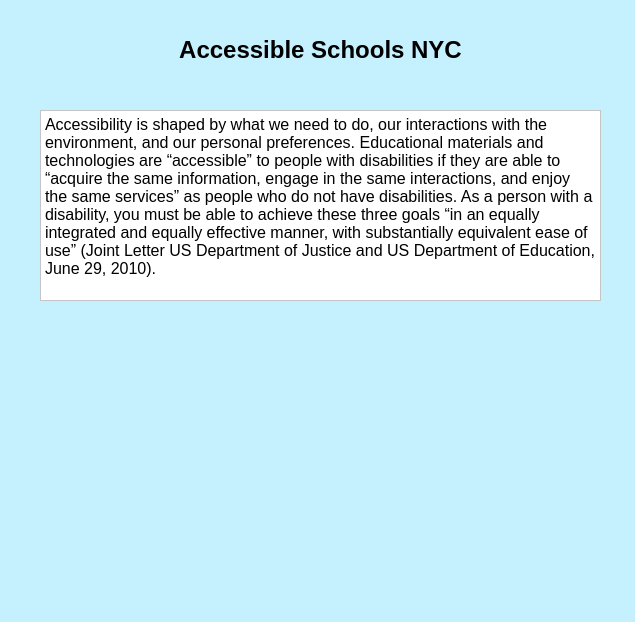
<?xml version="1.0" encoding="UTF-8"?>
<ui version="4.0">
 <class>Pesform</class>
 <widget class="QDialog" name="Pesform">
  <property name="geometry">
   <rect>
    <x>0</x>
    <y>0</y>
    <width>635</width>
    <height>622</height>
   </rect>
  </property>
  <property name="windowTitle">
   <string>Dialog</string>
  </property>
  <property name="styleSheet">
   <string notr="true">background-color: rgb(197, 241, 255)</string>
  </property>
  <widget class="QLabel" name="label_3">
   <property name="geometry">
    <rect>
     <x>30</x>
     <y>20</y>
     <width>581</width>
     <height>61</height>
    </rect>
   </property>
   <property name="styleSheet">
    <string notr="true">font: 14pt &quot;Georgia&quot;;</string>
   </property>
   <property name="text">
    <string>&lt;h1 style=&quot;text-align:center;&quot;&gt;Accessible Schools NYC&lt;/h1&gt;</string>
   </property>
  </widget>
  <widget class="QTextEdit" name="textEdit">
   <property name="geometry">
    <rect>
     <x>40</x>
     <y>110</y>
     <width>561</width>
     <height>191</height>
    </rect>
   </property>
   <property name="styleSheet">
    <string notr="true">background-color: rgb(255, 255, 255);
font: 12pt &quot;Georgia&quot;;
text-align:center;</string>
   </property>
   <property name="html">
    <string>&lt;!DOCTYPE HTML PUBLIC &quot;-//W3C//DTD HTML 4.0//EN&quot; &quot;http://www.w3.org/TR/REC-html40/strict.dtd&quot;&gt;
&lt;html&gt;&lt;head&gt;&lt;meta name=&quot;qrichtext&quot; content=&quot;1&quot; /&gt;&lt;meta charset=&quot;utf-8&quot; /&gt;&lt;style type=&quot;text/css&quot;&gt;
p, li { white-space: pre-wrap; }
&lt;/style&gt;&lt;/head&gt;&lt;body style=&quot; font-family:'Georgia'; font-size:12pt; font-weight:400; font-style:normal;&quot;&gt;
&lt;p style=&quot; margin-top:0px; margin-bottom:0px; margin-left:0px; margin-right:0px; -qt-block-indent:0; text-indent:0px;&quot;&gt;Accessibility is shaped by what we need to do, our interactions with the environment, and our personal preferences. Educational materials and technologies are “accessible” to people with disabilities if they are able to “acquire the same information, engage in the same interactions, and enjoy the same services” as people who do not have disabilities. As a person with a disability, you must be able to achieve these three goals “in an equally integrated and equally effective manner, with substantially equivalent ease of use” (Joint Letter US Department of Justice and US Department of Education, June 29, 2010).&lt;/p&gt;
&lt;p style=&quot;-qt-paragraph-type:empty; margin-top:0px; margin-bottom:0px; margin-left:0px; margin-right:0px; -qt-block-indent:0; text-indent:0px; font-family:'Segoe UI'; font-size:9pt;&quot;&gt;&lt;br /&gt;&lt;/p&gt;&lt;/body&gt;&lt;/html&gt;</string>
   </property>
  </widget>
  <widget class="QLabel" name="label">
   <property name="geometry">
    <rect>
     <x>70</x>
     <y>320</y>
     <width>501</width>
     <height>261</height>
    </rect>
   </property>
   <property name="sizePolicy">
    <sizepolicy hsizetype="Minimum" vsizetype="Minimum">
     <horstretch>0</horstretch>
     <verstretch>0</verstretch>
    </sizepolicy>
   </property>
   <property name="text">
    <string/>
   </property>
   <property name="pixmap">
    <pixmap>../pic.PNG</pixmap>
   </property>
   <property name="scaledContents">
    <bool>true</bool>
   </property>
  </widget>
 </widget>
 <resources/>
 <connections/>
</ui>
